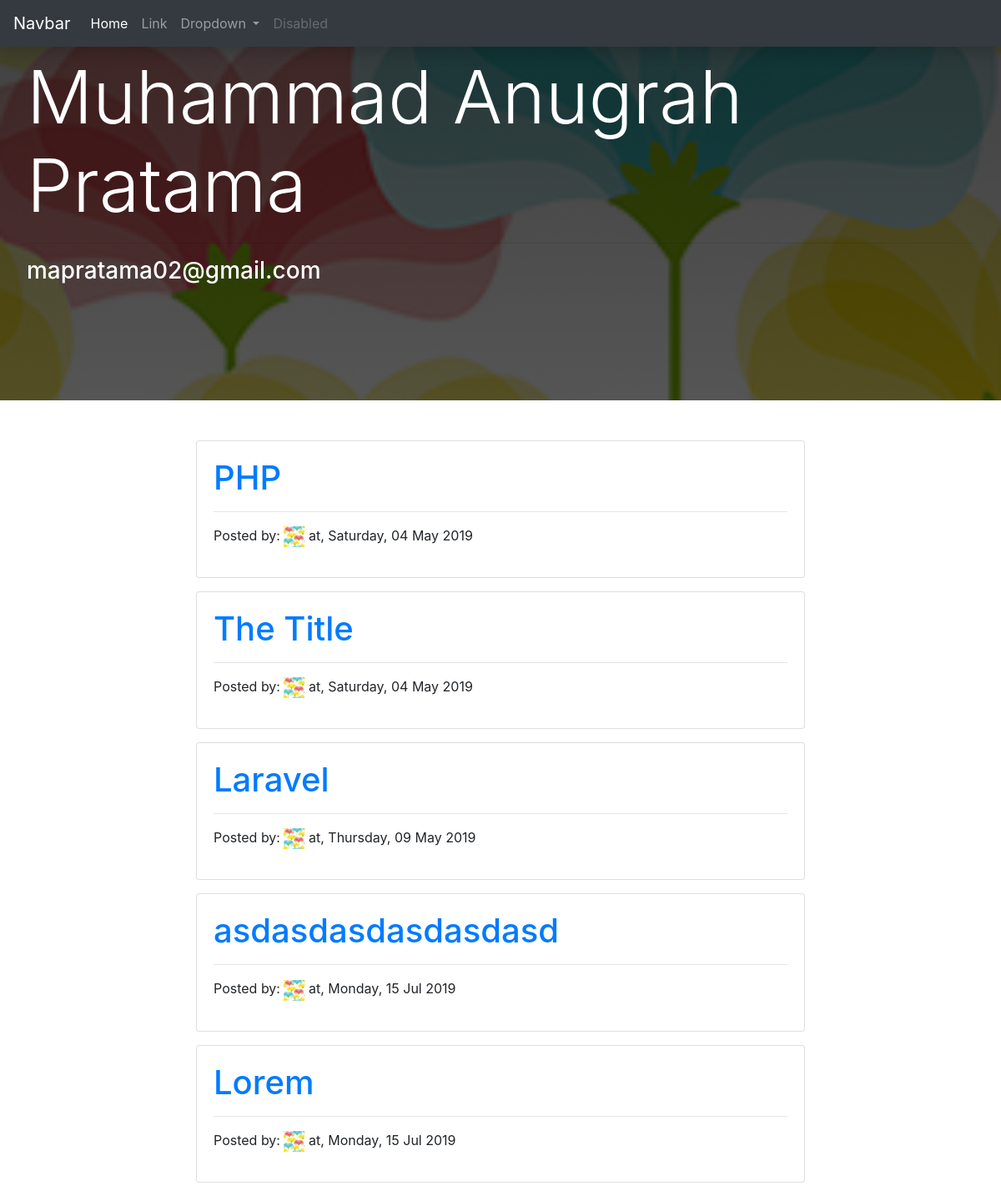
Screenshot of /user_post.php?id=1 with the database file from the repository.
### tables this page shows
CREATE TABLE `user` (
  `user_id` bigint(20) NOT NULL,
  `user_name` varchar(255) DEFAULT NULL,
  `user_pass` varchar(255) DEFAULT NULL,
  `user_email` varchar(255) DEFAULT NULL,
  `user_profile` varchar(128) DEFAULT NULL,
  `user_role` int(2) DEFAULT NULL
);

CREATE TABLE `blogpost` (
  `post_id` int(12) NOT NULL,
  `post_title` varchar(255) DEFAULT NULL,
  `post_header` varchar(255) DEFAULT NULL,
  `post_content` longtext,
  `user_email` varchar(225) DEFAULT NULL,
  `post_created` int(12) DEFAULT NULL,
  `post_status` varchar(128) DEFAULT NULL,
  `post_status_comment` int(1) NOT NULL
);

### user_post.php (the view, shortened to what this page needs)
<?php
include_once("config/database.php");
$key = $_GET['id'];
$sql1 = "SELECT * FROM `user` WHERE `user`.`user_id` = '{$key}'";
$sql2 = "SELECT * FROM `blogpost` INNER JOIN `user` ON `user`.`user_id` = '{$key}' AND `blogpost`.user_email = `user`.user_email AND `blogpost`.post_status != 'pending' AND `blogpost`.post_status != 'draft'";
$result1 = mysqli_query($con, $sql1);
$result2 = mysqli_query($con, $sql2);
foreach ($result1 as $d) :
  ?>
  <!DOCTYPE html>
  <html lang="en">
  <head>
    <link rel="stylesheet" href="libs/css/dashboard.css">
    <link rel="stylesheet" href="libs/css/bootstrap.min.css">
  </head>
  <body>
    <nav class="navbar navbar-expand-lg navbar-dark shadow bg-dark fixed-top">
      <a class="navbar-brand" href="user.php">Navbar</a>
      <div class="collapse navbar-collapse" id="navbarSupportedContent">
        <ul class="navbar-nav mr-auto">
          <li class="nav-item active">
            <a class="nav-link" href="#">Home <span class="sr-only">(current)</span></a>
          </li>
          <li class="nav-item">
            <a class="nav-link" href="#">Link</a>
          </li>
          <li class="nav-item dropdown">
            <a class="nav-link dropdown-toggle" href="#" id="navbarDropdown" role="button" data-toggle="dropdown" aria-haspopup="true" aria-expanded="false">
              Dropdown
            </a>
          </li>
          <li class="nav-item">
            <a class="nav-link disabled" href="#">Disabled</a>
          </li>
        </ul>
      </div>
    </nav>
    <div class="jumbotron rounded-0" style="background: linear-gradient(rgba(0,0,0,.75), rgba(0,0,0,.5)), url(libs/img/<?= $d['user_profile'] ?>); min-height: 60vh; background-size: cover; background-position: center center; background-attachment: fixed;">
      <h1 class="display-2 text-white"><?= $d['user_name'] ?></h1>
      <hr>
      <h3 class="text-white"><?= $d['user_email'] ?></h3>
    </div>
    <div class="container">
      <div class="row justify-content-center">
        <div class="col-md-8">
          <?php foreach ($result2 as $p) : ?>
            <div class="card my-3">
              <div class="card-body">
                <a href="all_post_view.php?post=<?= $p['post_id'] ?>&id=<?= $p['user_id'] ?>">
                  <h1><?= $p['post_title'] ?></h1>
                  <hr>
                </a>
                <p>Posted by: <img src="libs/img/<?= $d['user_profile'] ?>" width="25px" alt=""> at, <?= date('l, d M Y', $p['post_created']) ?></p>
              </div>
            </div>
          <?php endforeach; ?>
        </div>
      </div>
    </div>
  </body>
  </html>
<?php endforeach; ?>

### libs/css/dashboard.css (style rules this page uses)
* { -webkit-box-sizing: border-box; box-sizing: border-box; text-decoration: none; }
body, html { width: 100%; height: 100%; }

### rows the page displays
user: user_profile (picture), user_name "Muhammad Anugrah Pratama", user_email "mapratama02@gmail.com"
blogpost: post_title "PHP", user.user_profile (picture), post_created "Saturday, 04 May 2019"
blogpost: post_title "The Title", user.user_profile (picture), post_created "Saturday, 04 May 2019"
blogpost: post_title "Laravel", user.user_profile (picture), post_created "Thursday, 09 May 2019"
blogpost: post_title "asdasdasdasdasdasd", user.user_profile (picture), post_created "Monday, 15 Jul 2019"
blogpost: post_title "Lorem", user.user_profile (picture), post_created "Monday, 15 Jul 2019"
